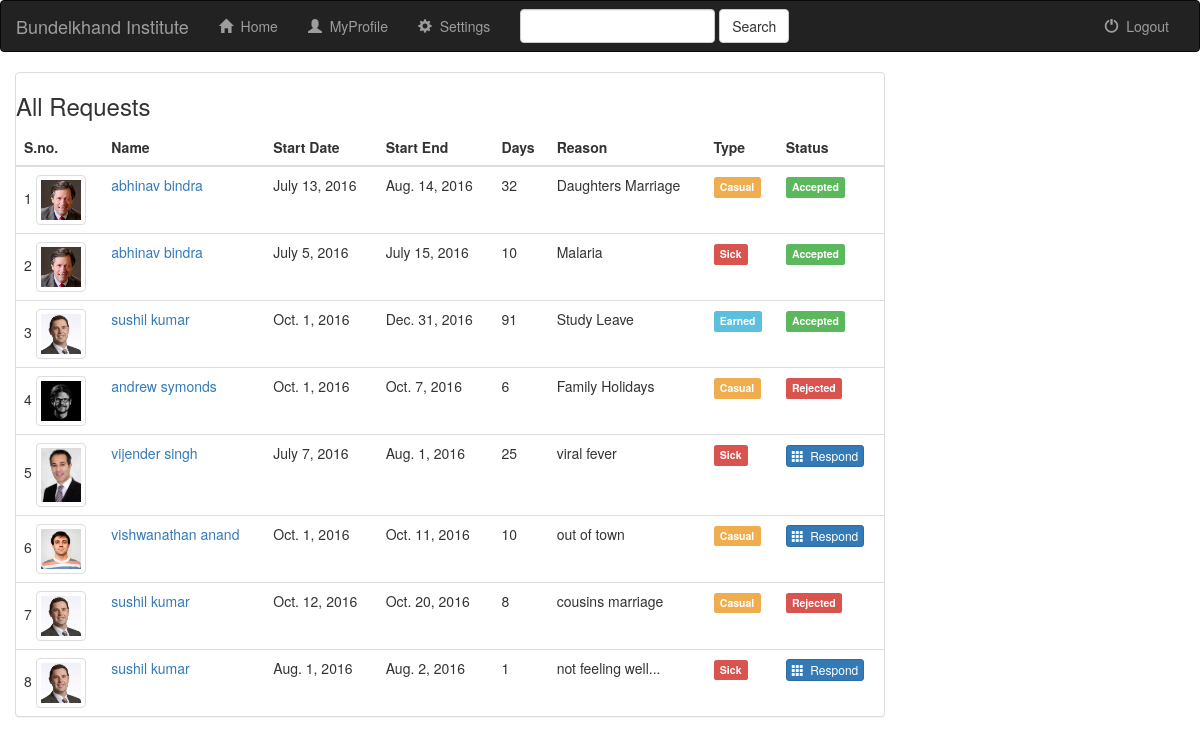
/RequestList, run on the app's committed database.
### SIS/models.py (models this page shows, shortened)
class LeaveRequest(models.Model):
    faculty=models.ForeignKey(to=Faculty, related_name="request", null=True, blank=True)
    start=models.DateField()
    end=models.DateField()
    type=models.IntegerField(
        choices=((1,"Sick"),(2,'Casual'),(3,'Earned')),
        default=3,
        )
    status=models.IntegerField(
        choices=((1,"Accepted"),(2,'Rejected'),(3,'Pending')),
        default=3,
        )
    reason=models.CharField(max_length=900)
    verdict=models.CharField(max_length=900,null=True)
    def days(self):
        return (self.end-self.start).days

class Faculty(models.Model):
    user=models.OneToOneField(User,on_delete=models.CASCADE,null=True)
    photo=models.FileField()
    specialization=models.CharField(max_length=100)

### SIS/views.py (the view)
# urls.py: url(r'^RequestList$', RequestList.as_view(), name='RequestList'),
class RequestList(ListView):
    context_object_name = 'request'
    template_name='RequestList.html'
    def get_queryset(self):
        return LeaveRequest.objects.all()

### Templates/RequestList.html (shortened to what this page needs)
{% extends 'base.html' %}
{% load staticfiles %}
{% block body %}
      <div class="col-sm-8 col-md-9">
            <div class="panel panel-default">
                    <h3>All Requests</h3>
                    <table class="table">
                        <thead>
                        <tr>
							<th>S.no.</th>
                            <th>Name</th>
                            <th>Start Date</th>
                            <th>Start End</th>
							<th>Days</th>
                            <th>Reason</th>
							<th>Type</th>
							<th>Status</th>
                        </tr>
                        </thead>
                        <tbody>
                        {% for r in request %}
                            <tr>
								<td>
                                   {{ forloop.counter }} {%if r.faculty.photo %} <img src="{{ r.faculty.photo.url }}" class="img-thumbnail" width="50px" height="50px"> {% endif%}
                                </td>
                                <td> <a target="_blank" href="{% url 'detail' r.faculty.user.username %}"> {{ r.faculty.user.first_name }} {{ r.faculty.user.last_name }} </a> </td>
                                <td>
                                   {{ r.start }}
                                </td>
                                <td>
                                    {{ r.end }}
                                </td>
							    <td>
                                    {{ r.days }}
                                </td>
                                <td>
                                    {{ r.reason }}
                                </td>
								<td>
									{%if r.type == 3 %}
										<span class="label label-info">Earned</span>
									{%elif r.type == 1 %}
										<span class="label label-danger">Sick</span>
									{%elif r.type == 2 %}
										<span class="label label-warning">Casual</span>
									{% endif %}
                                </td>
								<td>
									{%if r.status == 3 %}
										<button type="button" class="btn btn-primary btn-xs" data-toggle="modal" data-target="#myModal" onclick='overlay({{r.id}})'><span class="glyphicon glyphicon-th"></span>&nbsp; Respond</button>
									{%elif r.status == 1 %}
										<span class="label label-success">Accepted</span>
									{%elif r.status == 2 %}
										<span class="label label-danger">Rejected</span>
									{% endif %}
                                </td>
                            </tr>
                        {% endfor %}
                        </tbody>
                    </table>
                </div>
            </div>
{% endblock %}

### data on the page
LeaveRequest: faculty.photo (picture), faculty.user.first_name "abhinav", faculty.user.last_name "bindra", start "July 13, 2016", end "Aug. 14, 2016", days "32", reason "Daughters Marriage", type "Casual", status "Accepted"
LeaveRequest: faculty.photo (picture), faculty.user.first_name "abhinav", faculty.user.last_name "bindra", start "July 5, 2016", end "July 15, 2016", days "10", reason "Malaria", type "Sick", status "Accepted"
LeaveRequest: faculty.photo (picture), faculty.user.first_name "sushil", faculty.user.last_name "kumar", start "Oct. 1, 2016", end "Dec. 31, 2016", days "91", reason "Study Leave", type "Earned", status "Accepted"
LeaveRequest: faculty.photo (picture), faculty.user.first_name "andrew", faculty.user.last_name "symonds", start "Oct. 1, 2016", end "Oct. 7, 2016", days "6", reason "Family Holidays", type "Casual", status "Rejected"
LeaveRequest: faculty.photo (picture), faculty.user.first_name "vijender", faculty.user.last_name "singh", start "July 7, 2016", end "Aug. 1, 2016", days "25", reason "viral fever", type "Sick"
LeaveRequest: faculty.photo (picture), faculty.user.first_name "vishwanathan", faculty.user.last_name "anand", start "Oct. 1, 2016", end "Oct. 11, 2016", days "10", reason "out of town", type "Casual"
LeaveRequest: faculty.photo (picture), faculty.user.first_name "sushil", faculty.user.last_name "kumar", start "Oct. 12, 2016", end "Oct. 20, 2016", days "8", reason "cousins marriage", type "Casual", status "Rejected"
LeaveRequest: faculty.photo (picture), faculty.user.first_name "sushil", faculty.user.last_name "kumar", start "Aug. 1, 2016", end "Aug. 2, 2016", days "1", reason "not feeling well...", type "Sick"
